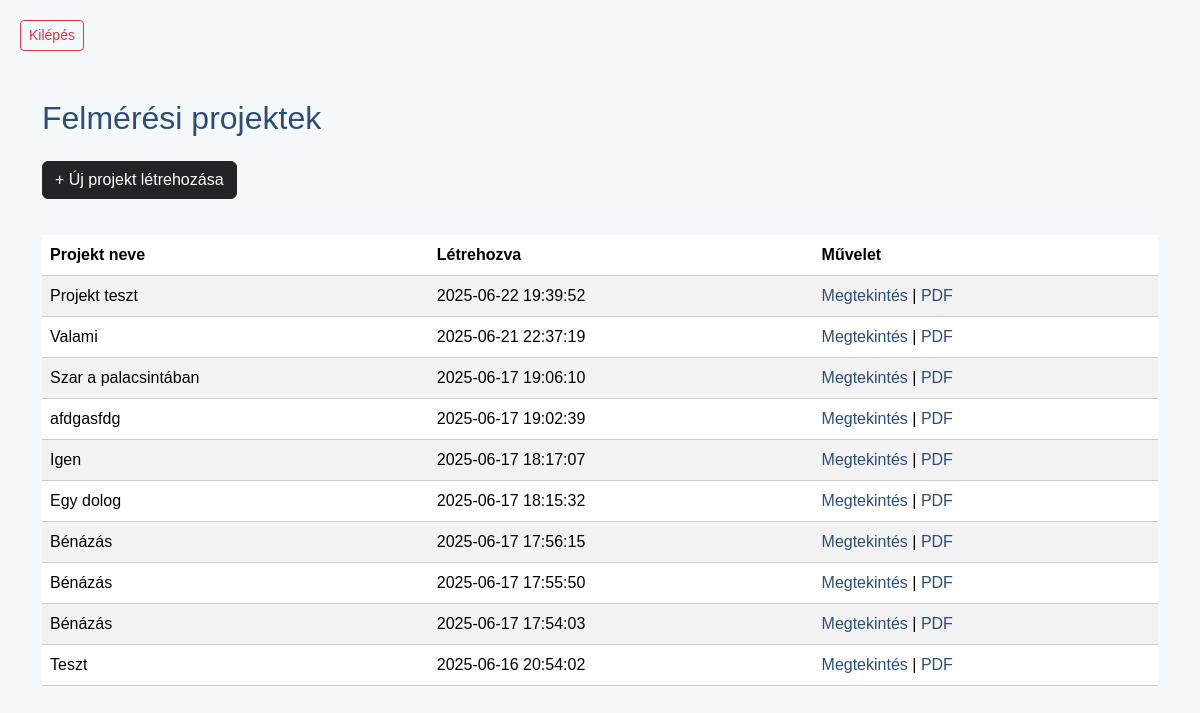
Screenshot of /felmero/project_list.php (signed in) with the database file from the repository.
### tables this page shows
CREATE TABLE `projects` (
  `id` int(11) NOT NULL,
  `project_name` varchar(150) NOT NULL,
  `client_name` varchar(150) NOT NULL,
  `address` varchar(255) NOT NULL,
  `cadastral_number` varchar(50) DEFAULT NULL,
  `template_type` varchar(100) NOT NULL,
  `munka_targya` varchar(255) DEFAULT NULL,
  `hatarido` date DEFAULT NULL,
  `flags` longtext DEFAULT NULL CHECK (json_valid(`flags`)),
  `created_by` int(11) NOT NULL,
  `created_at` timestamp NOT NULL DEFAULT current_timestamp(),
  `ellenorzo_status` varchar(50) DEFAULT NULL,
  `ellenorzo_comment` text DEFAULT NULL,
  `project_type` varchar(100) NOT NULL,
  `project_code` varchar(50) NOT NULL,
  `felmero_id` int(11) DEFAULT NULL,
  `kivitelezo_id` int(11) DEFAULT NULL,
  `szerzodo_id` int(11) DEFAULT NULL,
  `status` varchar(50) DEFAULT 'folyamatban',
  `ellenorzo_id` int(11) DEFAULT NULL,
  `title` varchar(255) DEFAULT NULL
);

### felmero/project_list.php (the view, shortened to what this page needs)
<?php
require_once '../includes/db.php';
$user_id = $_SESSION['user']['id'];
$stmt = $conn->prepare("SELECT * FROM projects WHERE created_by = ? ORDER BY created_at DESC");
$stmt->bind_param("i", $user_id);
$stmt->execute();
$result = $stmt->get_result();
?>
<!DOCTYPE html>
<html lang="hu">
<head>
    <link rel="stylesheet" href="/epito3/assets/bootstrap/bootstrap.min.css">
    <link rel="stylesheet" href="/epito3/assets/css/style.css">
    <title>Projektjeim</title></head>
<body>
<a href="../logout.php" class="btn btn-sm btn-outline-danger">
    Kilépés
</a>
    <div class="container my-5">
    <h2 class="mb-4">Felmérési projektek</h2>
    <a href="create_project.php" class="btn btn-dark mb-3">+ Új projekt létrehozása</a>
    <div class="table-responsive"><table class="table table-striped table-hover">
        <thead>
            <tr>
                <th>Projekt neve</th>
                <th>Létrehozva</th>
                <th>Művelet</th>
            </tr>
        </thead>
        <tbody>
            <?php while ($row = $result->fetch_assoc()): ?>
            <tr>
                <td><?= htmlspecialchars($row['project_name']) ?></td>
                <td><?= $row['created_at'] ?></td>
                <td>
                    <a href="view_project.php?id=<?= $row['id'] ?>">Megtekintés</a> |
                    <a href="generate_pdf.php?id=<?= $row['id'] ?>">PDF</a>
                </td>
            </tr>
            <?php endwhile; ?>
        </tbody>
    </table></div>
    </div>
</body>
</html>
</head>

### assets/css/style.css (style rules this page uses)
body { font-family: Arial, sans-serif; background-color: #f5f9fc; color: #333; margin: 0; padding: 20px; }
h2 { color: #2a4e78; }
a { color: #2a4e78; text-decoration: none; }
table { width: 100%; border-collapse: collapse; margin-top: 20px; }
th, td { padding: 10px; border-bottom: 1px solid #ccc; }
th { background-color: #e6f0fa; text-align: left; }

### rows the page displays
projects: project_name "Projekt teszt", created_at "2025-06-22 19:39:52"
projects: project_name "Valami", created_at "2025-06-21 22:37:19"
projects: project_name "Szar a palacsintában", created_at "2025-06-17 19:06:10"
projects: project_name "afdgasfdg", created_at "2025-06-17 19:02:39"
projects: project_name "Igen", created_at "2025-06-17 18:17:07"
projects: project_name "Egy dolog", created_at "2025-06-17 18:15:32"
projects: project_name "Bénázás", created_at "2025-06-17 17:56:15"
projects: project_name "Bénázás", created_at "2025-06-17 17:55:50"
projects: project_name "Bénázás", created_at "2025-06-17 17:54:03"
projects: project_name "Teszt", created_at "2025-06-16 20:54:02"
